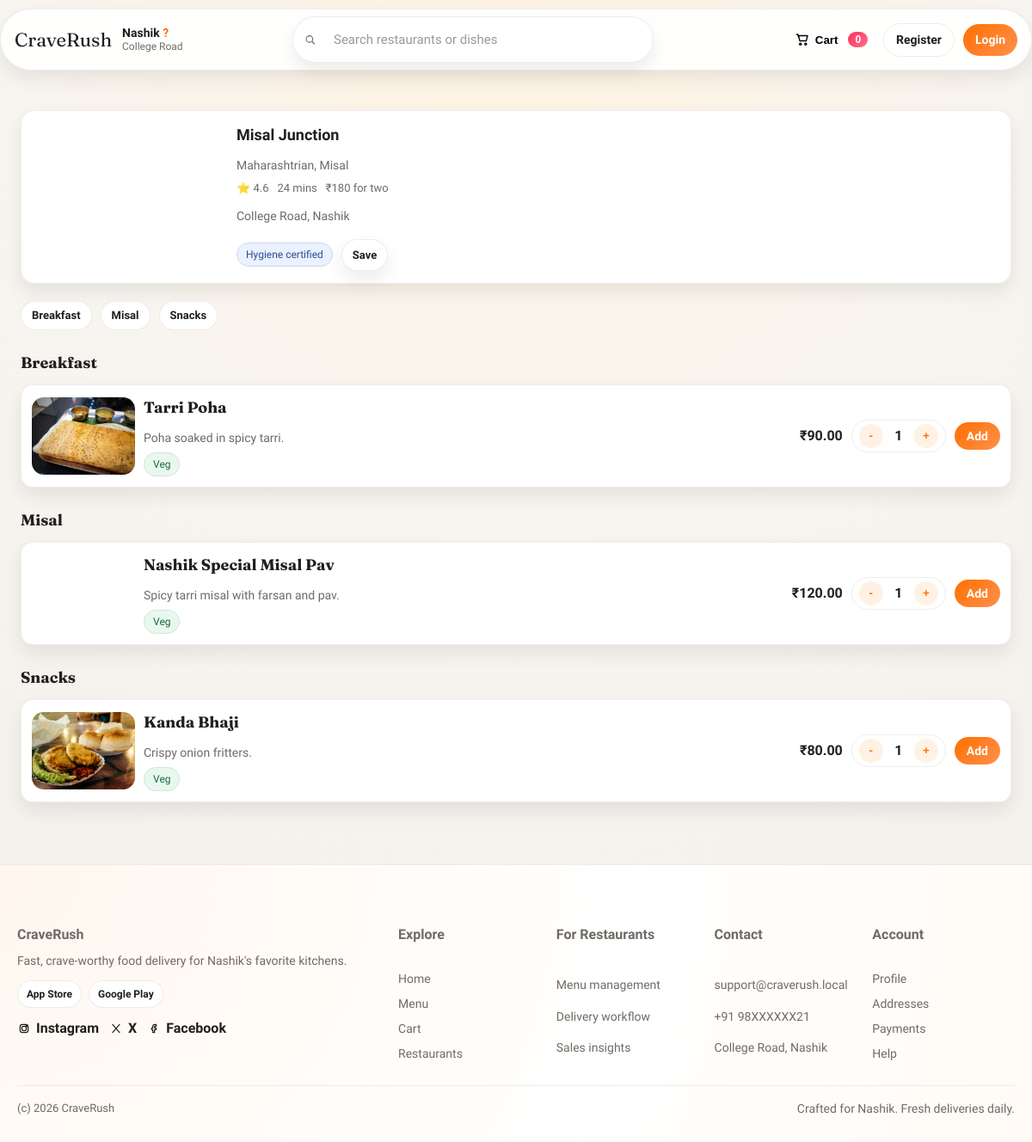
Screenshot of /restaurant.php?id=1 with the database file from the repository.
### tables this page shows
CREATE TABLE IF NOT EXISTS restaurants (
    id INT AUTO_INCREMENT PRIMARY KEY,
    name VARCHAR(100) NOT NULL,
    location VARCHAR(255) NOT NULL,
    cuisine VARCHAR(120) NOT NULL DEFAULT 'Multi-cuisine',
    rating DECIMAL(3,1) NULL,
    eta_minutes INT NULL,
    price_for_two INT NULL,
    image_url VARCHAR(255) NULL,
    created_at TIMESTAMP DEFAULT CURRENT_TIMESTAMP
);

CREATE TABLE IF NOT EXISTS menu_items (
    id INT AUTO_INCREMENT PRIMARY KEY,
    restaurant_id INT NOT NULL,
    item_name VARCHAR(100) NOT NULL,
    description VARCHAR(255) NULL,
    category VARCHAR(80) NULL,
    price DECIMAL(10,2) NOT NULL,
    is_veg TINYINT(1) NOT NULL DEFAULT 1,
    image_url VARCHAR(255) NULL,
    is_active TINYINT(1) NOT NULL DEFAULT 1,
    created_at TIMESTAMP DEFAULT CURRENT_TIMESTAMP,
    CONSTRAINT fk_menu_restaurant
        FOREIGN KEY (restaurant_id) REFERENCES restaurants(id)
        ON DELETE CASCADE
);

### includes/functions.php (called while the page is built, shortened)
<?php
function e($value) {
    return htmlspecialchars((string)$value, ENT_QUOTES, 'UTF-8');
}
function display_rating($rating, $id) {
    if ($rating !== null && $rating > 0) {
        return number_format((float)$rating, 1);
    }
    return restaurant_rating($id);
}
function display_eta($eta, $id) {
    if ($eta !== null && $eta > 0) {
        return (int)$eta;
    }
    return restaurant_eta($id);
}
function display_price_for_two($price, $id) {
    if ($price !== null && $price > 0) {
        return (int)$price;
    }
    return restaurant_price_for_two($id);
}
?>

### restaurant.php (the view, shortened to what this page needs)
<?php
require_once __DIR__ . '/config/bootstrap.php';
$base = '';
$id = (int)($_GET['id'] ?? 0);
$stmt = $pdo->prepare('SELECT id, name, location, cuisine, rating, eta_minutes, price_for_two, image_url FROM restaurants WHERE id = ?');
$stmt->execute([$id]);
$restaurant = $stmt->fetch();
$itemStmt = $pdo->prepare('SELECT id, item_name, description, category, price, is_veg, image_url FROM menu_items WHERE restaurant_id = ? AND is_active = 1 ORDER BY category, item_name');
$itemStmt->execute([$id]);
$items = $itemStmt->fetchAll();
$categories = [];
foreach ($items as $item) {
    $cat = $item['category'] ?: 'Recommended';
    if (!isset($categories[$cat])) {
        $categories[$cat] = [];
    }
    $categories[$cat][] = $item;
}
$isFavorite = false;
include __DIR__ . '/includes/header.php';
?>
<div class="restaurant-header">
    <?php $img = $restaurant['image_url'] ?: fallback_image($restaurant['id']); ?>
    <img src="<?php echo e($base . $img); ?>" alt="<?php echo e($restaurant['name']); ?>">
    <div class="restaurant-header-body">
        <div class="restaurant-title"><?php echo e($restaurant['name']); ?></div>
        <div class="muted"><?php echo e($restaurant['cuisine']); ?></div>
        <div class="restaurant-meta">
            <span>⭐ <?php echo display_rating($restaurant['rating'], $restaurant['id']); ?></span>
            <span><?php echo display_eta($restaurant['eta_minutes'], $restaurant['id']); ?> mins</span>
            <span>₹<?php echo display_price_for_two($restaurant['price_for_two'], $restaurant['id']); ?> for two</span>
        </div>
        <div class="muted" style="margin-top: 6px;"><?php echo e($restaurant['location']); ?></div>
        <div class="restaurant-header-actions">
            <div class="pill info">Hygiene certified</div>
            <?php if ($user && $user['role'] === 'customer'): ?>
                <form method="post">
                    <button class="fav-btn <?php echo $isFavorite ? 'active' : ''; ?>" type="submit" name="fav_action" value="<?php echo $isFavorite ? 'remove' : 'add'; ?>">
                        <?php echo $isFavorite ? 'Saved' : 'Save'; ?>
                    </button>
                </form>
            <?php else: ?>
                <a class="fav-btn" href="login.php?return=<?php echo urlencode($_SERVER['REQUEST_URI']); ?>">Save</a>
            <?php endif; ?>
        </div>
    </div>
</div>
<div class="category-tabs">
    <?php foreach ($categories as $cat => $list): ?>
        <a href="#cat-<?php echo urlencode($cat); ?>"><?php echo e($cat); ?></a>
    <?php endforeach; ?>
</div>
<?php foreach ($categories as $cat => $list): ?>
    <h3 id="cat-<?php echo urlencode($cat); ?>" style="margin-top: 24px;"><?php echo e($cat); ?></h3>
    <div class="menu-list">
        <?php foreach ($list as $item): ?>
            <div class="menu-item-row">
                <?php $thumb = $item['image_url'] ?: fallback_image($item['id']); ?>
                <img class="menu-thumb" src="<?php echo e($base . $thumb); ?>" alt="<?php echo e($item['item_name']); ?>">
                <div>
                    <h3><?php echo e($item['item_name']); ?></h3>
                    <?php if (!empty($item['description'])): ?>
                        <div class="muted"><?php echo e($item['description']); ?></div>
                    <?php endif; ?>
                    <div class="restaurant-meta" style="margin-top: 6px;">
                        <span class="pill <?php echo (int)$item['is_veg'] === 1 ? 'success' : 'warning'; ?>">
                            <?php echo (int)$item['is_veg'] === 1 ? 'Veg' : 'Non-veg'; ?>
                        </span>
                    </div>
                </div>
                <div class="menu-item-actions">
                    <div style="font-weight: 700;">₹<?php echo number_format((float)$item['price'], 2); ?></div>
                    <form method="post" style="display:flex; gap:10px; align-items:center;">
                        <div class="qty-control">
                            <button class="qty-btn" type="button" data-action="dec">-</button>
                            <span class="qty-value">1</span>
                            <button class="qty-btn" type="button" data-action="inc">+</button>
                        </div>
                        <button class="button add-bounce" type="submit">Add</button>
                    </form>
                </div>
            </div>
        <?php endforeach; ?>
    </div>
<?php endforeach; ?>
<?php include __DIR__ . '/includes/footer.php'; ?>

### assets/css/style.css (style rules this page uses)
:root { --primary: #ff6f00; --primary-dark: #e55a00; --accent: #ff2f5b; --bg: #f7f3ef; --bg-strong: #fff6ec; --surface: #ffffff; --surface-2: #fffaf6; --text: #1f1f1f; --muted: #6f6a66; --border: rgba(31, 31, 31, 0.08); --ring: rgba(255, 111, 0, 0.2); --radius: 14px; --radius-lg: 20px; --shadow: 0 18px 38px rgba(17, 12, 5, 0.1); --shadow-strong: 0 24px 50px rgba(17, 12, 5, 0.16); --shadow-soft: 0 10px 22px rgba(17, 12, 5, 0.08); --ease: cubic-bezier(0.22, 1, 0.36, 1); --fast: 180ms; --slow: 320ms; }
* { box-sizing: border-box; }
html { scroll-behavior: smooth; }
* { scrollbar-width: none; }
body { margin: 0; font-family: 'Sora', sans-serif; color: var(--text); background: radial-gradient(circle at top, #fff4e3 0%, #f8f4ef 40%, #f3efea 100%); line-height: 1.5; -webkit-font-smoothing: antialiased; }
h1, h2, h3 { font-family: 'Fraunces', serif; margin: 0 0 12px; }
h3 { font-size: 18px; }
a { text-decoration: none; color: inherit; }
.muted { color: var(--muted); font-size: 14px; }
.fav-btn { border: 1px solid var(--border); background: #fff; color: var(--text); padding: 6px 10px; min-width: 52px; border-radius: 999px; display: inline-flex; align-items: center; justify-content: center; font-size: 12px; font-weight: 600; cursor: pointer; box-shadow: var(--shadow-soft); transition: transform var(--fast) var(--ease), box-shadow var(--fast) var(--ease), background var(--fast) var(--ease); }
.restaurant-header { display: grid; grid-template-columns: 220px 1fr; gap: 16px; background: #fff; border: 1px solid var(--border); border-radius: 16px; padding: 14px; box-shadow: var(--shadow-soft); align-items: center; }
.restaurant-header img { width: 100%; height: 160px; border-radius: 12px; object-fit: cover; }
.restaurant-header-body { display: grid; gap: 6px; }
.restaurant-header-actions { display: flex; align-items: center; gap: 10px; margin-top: 10px; }
.restaurant-header-actions .fav-btn { padding: 8px 12px; font-size: 13px; }
.category-tabs { display: flex; gap: 10px; margin: 20px 0 10px; flex-wrap: wrap; }
.category-tabs a { padding: 6px 12px; border-radius: 999px; border: 1px solid var(--border); background: #fff; font-size: 13px; font-weight: 600; }
.restaurant-title { font-size: 18px; font-weight: 700; margin: 0 0 6px; }
.restaurant-meta { display: flex; gap: 10px; flex-wrap: wrap; font-size: 13px; color: var(--muted); }
.button { display: inline-flex; align-items: center; justify-content: center; gap: 8px; background: linear-gradient(135deg, var(--primary), #ff914d); color: #fff; border: none; padding: 8px 14px; border-radius: 999px; cursor: pointer; font-weight: 600; font-family: inherit; font-size: 14px; transition: transform var(--fast) var(--ease), box-shadow var(--fast) var(--ease), background var(--fast) var(--ease); }
.button.ripple { position: relative; overflow: hidden; }
.button.ripple::after { content: ''; position: absolute; inset: 0; background: radial-gradient(circle, rgba(255,255,255,0.5) 10%, transparent 10%); transform: scale(0); opacity: 0; transition: transform 400ms var(--ease), opacity 400ms var(--ease); }
.menu-list { display: grid; gap: 10px; }
.menu-item-row { display: grid; grid-template-columns: 120px 1fr auto; gap: 10px; align-items: center; padding: 12px; border: 1px solid var(--border); border-radius: var(--radius); background: #fff; box-shadow: var(--shadow-soft); transition: transform var(--fast) var(--ease), box-shadow var(--fast) var(--ease); }
.menu-thumb { width: 100%; height: 90px; border-radius: var(--radius); object-fit: cover; display: block; }
.menu-item-actions { display: flex; align-items: center; gap: 10px; }
.qty-control { display: inline-flex; align-items: center; gap: 8px; border: 1px solid var(--border); border-radius: 999px; padding: 4px 8px; }
.qty-btn { border: none; background: #fff1e3; color: var(--primary); width: 28px; height: 28px; border-radius: 999px; cursor: pointer; font-weight: 700; }
.qty-value { min-width: 20px; text-align: center; font-weight: 600; }
.pill { padding: 4px 10px; border-radius: 999px; font-size: 12px; border: 1px solid var(--border); background: #fff5ed; }
.pill.success { background: #e9f8ef; color: #1c6b3c; border-color: #cde8d7; }
.pill.info { background: #eaf1ff; color: #2a4d8f; border-color: #cbd9f1; }

### rows the page displays
restaurants: image_url (picture), name "Misal Junction", cuisine "Maharashtrian, Misal", rating "4.6", eta_minutes "24", price_for_two "180", location "College Road, Nashik"
menu_items: category "Snacks", image_url (picture), item_name "Kanda Bhaji", description "Crispy onion fritters.", is_veg "Veg", price "80.00"
menu_items: image_url (picture), item_name "Tarri Poha", description "Poha soaked in spicy tarri.", is_veg "Veg", price "90.00"
menu_items: image_url (picture), item_name "Nashik Special Misal Pav", description "Spicy tarri misal with farsan and pav.", is_veg "Veg", price "120.00"

### other values shown
cart_count() "0"
$cat "Breakfast"
$cat "Misal"
